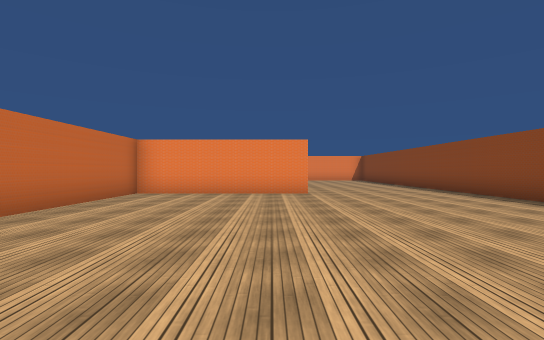
[1] (above)

19 first-person views from a walk through a 3-D level made in the Unity game engine. The camera is 1.3 m above the floor, looks level and sees 85° across. The floor is counted in squares, 2 m on a side. Each view is taken from the middle of a square. On the plan, view 1 faces up. The plan holds only what a view shows up to about 9 squares ahead; the rest is blank. Some surface patterns are stand-ins.

[2]
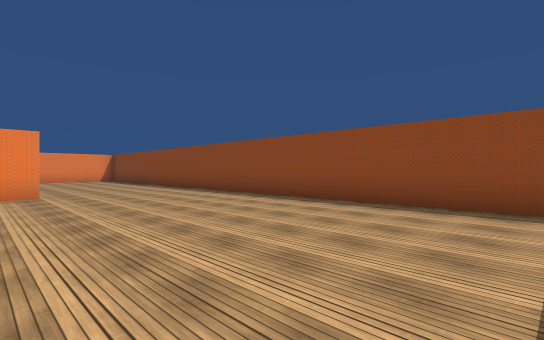

[3]
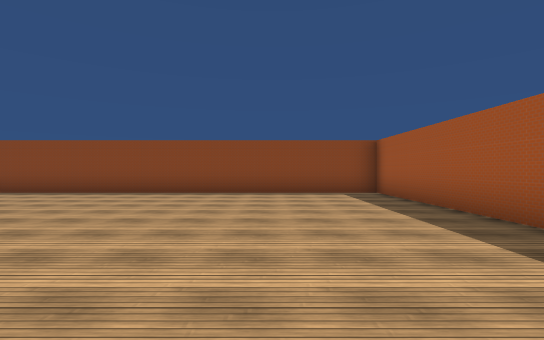

[4]
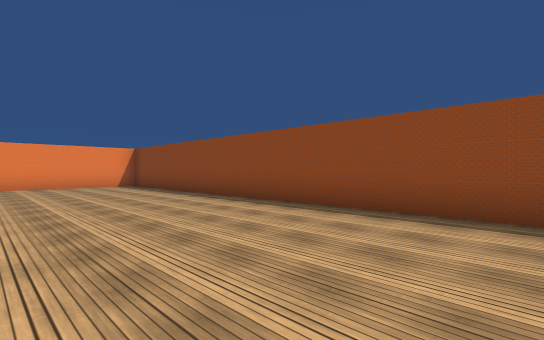

[5]
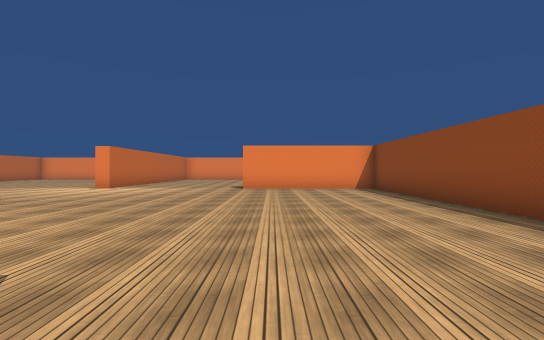

[6]
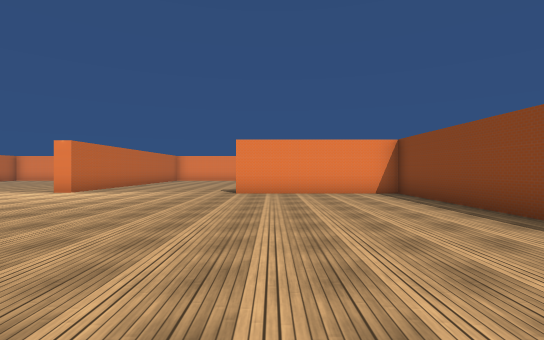

[7]
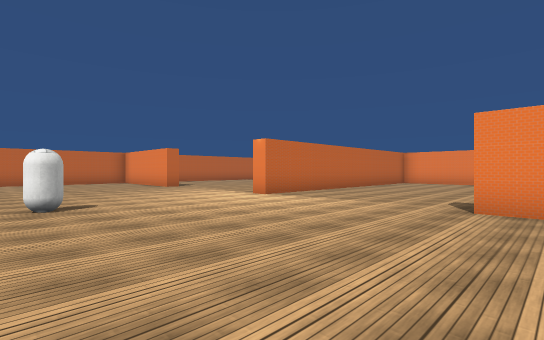

[8]
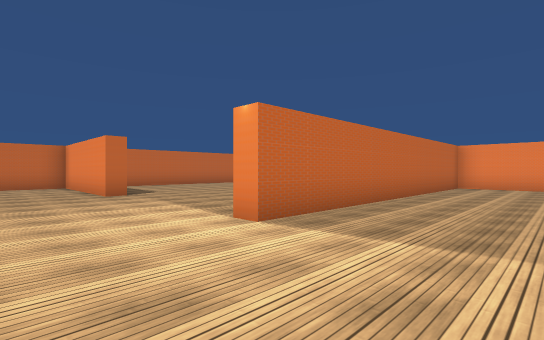

[9]
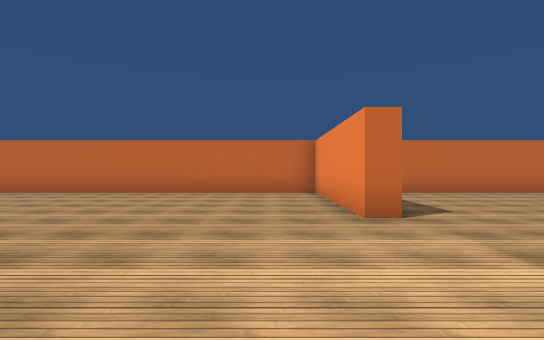

[10]
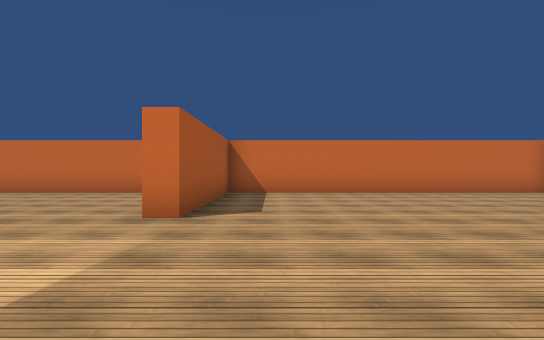

[11]
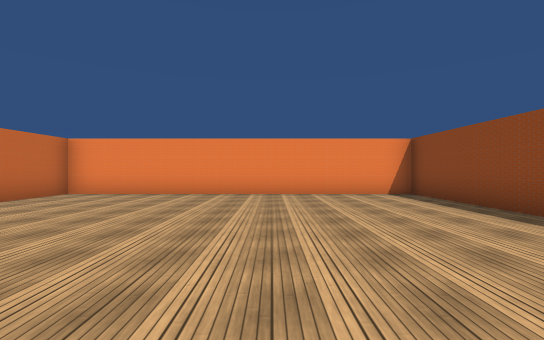

[12]
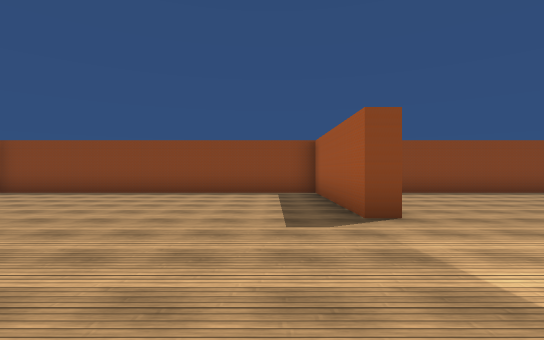

[13]
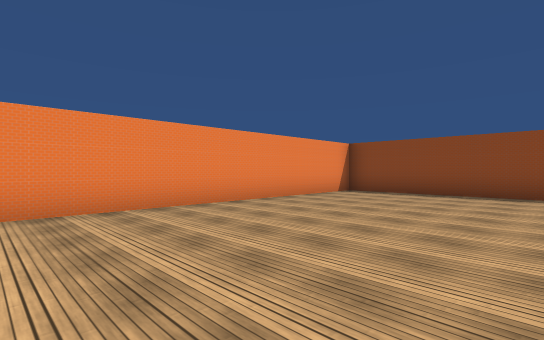

[14]
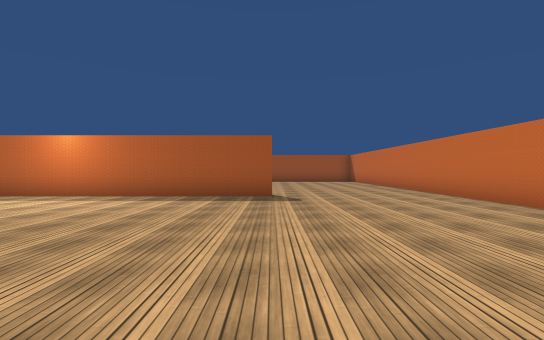

[15]
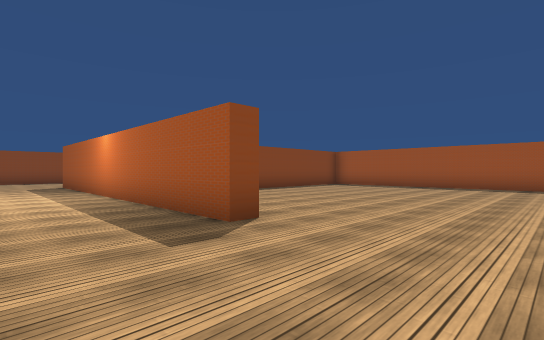

[16]
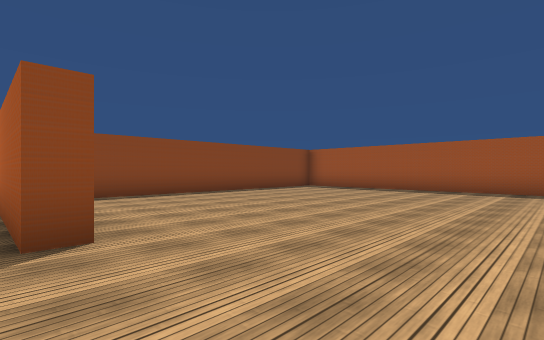

[17]
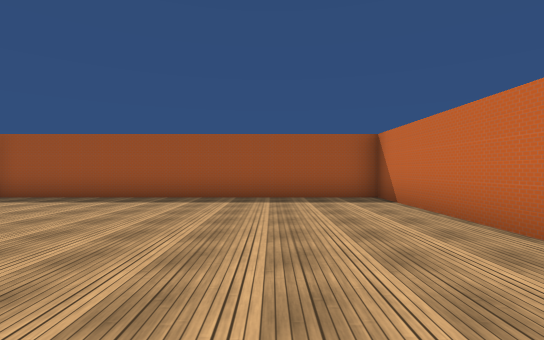

[18]
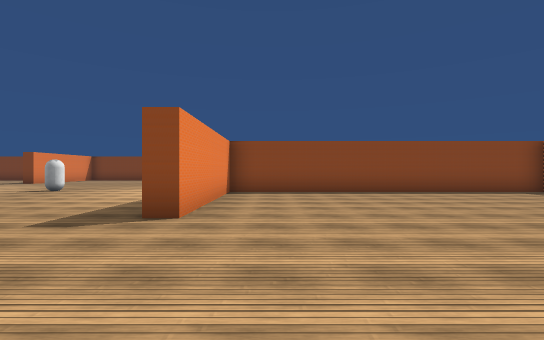

[19]
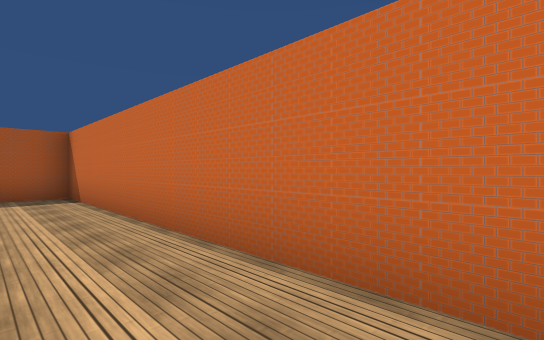

### Floor plan
Points are (right, up) in squares from view 1. A wall is a line through its corners. A room is listed if a view was taken in it or the views show most of it. See-through windows are left out.
Room 1 (views 1, 2, 3, 4, 5, 6, 7, 8, 9, 10, 11, 12, 13, 14, 15, 16, 17, 18, 19)
walls: (1, 8.2) (-3.7, 8.2) (-3.7, 4); (-4.2, 24) (-4.2, 28) (-13.5, 28) (-13.5, 18.7) (-9, 18.7) (-9, 18.3) (-13.5, 18.3) (-13.5, -1) (-4.5, -1); (-3.7, 26) (-3.7, 18.5) (-4.2, 18.5); (-4.2, -1.1) (-4.2, 8.2) (-9, 8.2) (-9, 8.7) (-1.5, 8.7); (0.2, -1) (5.5, -1) (5.5, 18.3) (1, 18.3) (1, 18.7) (5.5, 18.7) (5.5, 27.9); (4.8, 28) (-2.9, 28)
objects: capsule (-4, 14)

Positions as (right, up) in squares from view 1, and headings:
1: (0, 0), facing up
2: (0, 0), facing up-right
3: (-3, 2), facing right
4: (1, 6), facing up-right
5: (2, 8), facing up
6: (2, 10), facing up
7: (2, 13), facing up-left
8: (-1, 16), facing up-left
9: (-5, 17), facing left
10: (-5, 20), facing left
11: (-8, 20), facing up
12: (-3, 20), facing right
13: (-3, 23), facing up-right
14: (-9, 16), facing down
15: (-12, 11), facing down-right
16: (-12, 9), facing down-right
17: (-11, 6), facing down
18: (-13, 7), facing right
19: (-12, 7), facing down-left
